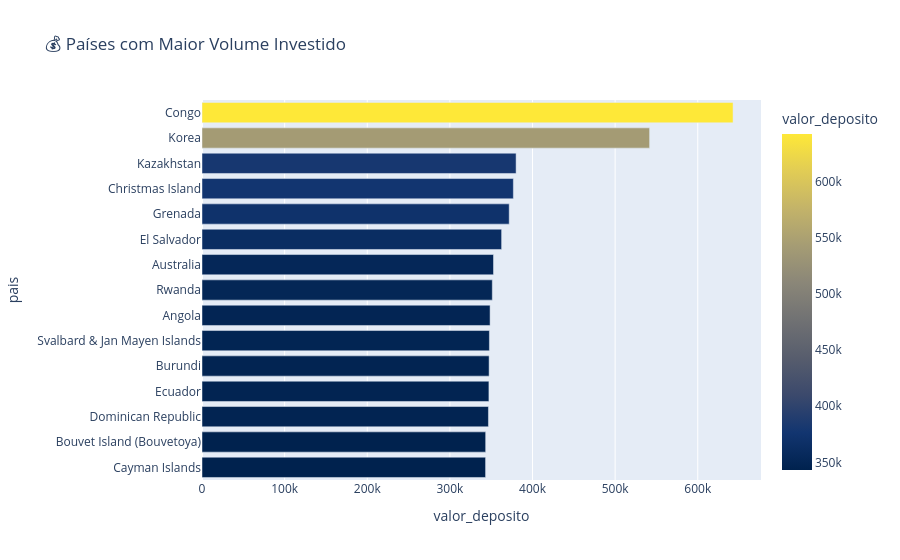

The notebook cell saved with this chart:
### Markdown cell above
## 💸 País com Maior Volume de Investimento

### Code cell
investimento_pais = df_convertidos.groupby('pais')['valor_deposito'].sum().nlargest(15).reset_index()

fig_invest = px.bar(
    investimento_pais,
    x='valor_deposito',
    y='pais',
    orientation='h',
    title='💰 Países com Maior Volume Investido',
    color='valor_deposito',
    color_continuous_scale='Cividis',
    hover_data={'valor_deposito': ':.2f', 'pais': False}
)
fig_invest.update_layout(yaxis={'categoryorder': 'total ascending'})
fig_invest.show()

### Figure 1 — Plotly figure (JSON) as saved in the notebook; plotly's stock layout.template omitted (floating-point values rounded to 4 significant figures)
{"data": [{"hovertemplate": "valor_deposito=%{marker.color:.2f}<extra></extra>", "legendgroup": "", "marker": {"color": [642700.0, 541700.0, 380200.0, 376800.0, 371800.0, 362600.0, 352800.0, 351400.0, 348700.0, 347800.0, 347500.0, 347200.0, 346700.0, 343300.0, 343200.0], "coloraxis": "coloraxis", "pattern": {"shape": ""}}, "name": "", "orientation": "h", "showlegend": false, "textposition": "auto", "type": "bar", "x": [642700.0, 541700.0, 380200.0, 376800.0, 371800.0, 362600.0, 352800.0, 351400.0, 348700.0, 347800.0, 347500.0, 347200.0, 346700.0, 343300.0, 343200.0], "xaxis": "x", "y": ["Congo", "Korea", "Kazakhstan", "Christmas Island", "Grenada", "El Salvador", "Australia", "Rwanda", "Angola", "Svalbard & Jan Mayen Islands", "Burundi", "Ecuador", "Dominican Republic", "Bouvet Island (Bouvetoya)", "Cayman Islands"], "yaxis": "y"}], "layout": {"barmode": "relative", "coloraxis": {"colorbar": {"title": {"text": "valor_deposito"}}, "colorscale": [[0, "#00224e"], [0.1111, "#123570"], [0.2222, "#3b496c"], [0.3333, "#575d6d"], [0.4444, "#707173"], [0.5556, "#8a8678"], [0.6667, "#a59c74"], [0.7778, "#c3b369"], [0.8889, "#e1cc55"], [1, "#fee838"]]}, "legend": {"tracegroupgap": 0}, "title": {"text": "💰 Países com Maior Volume Investido"}, "xaxis": {"anchor": "y", "domain": [0, 1], "title": {"text": "valor_deposito"}}, "yaxis": {"anchor": "x", "categoryorder": "total ascending", "domain": [0, 1], "title": {"text": "pais"}}}}
